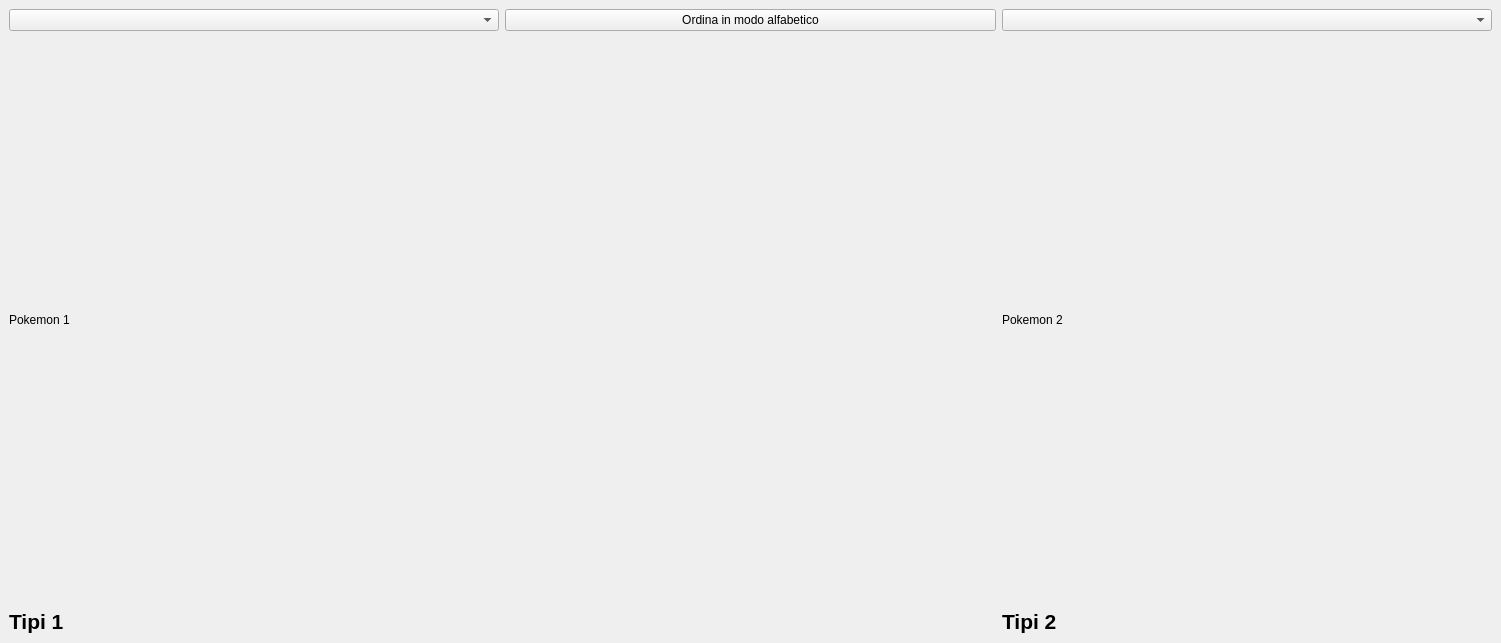
<?xml version="1.0" encoding="UTF-8"?>
<ui version="4.0">
 <class>Confronta</class>
 <widget class="QMainWindow" name="Confronta">
  <property name="geometry">
   <rect>
    <x>0</x>
    <y>0</y>
    <width>1501</width>
    <height>643</height>
   </rect>
  </property>
  <property name="sizePolicy">
   <sizepolicy hsizetype="Preferred" vsizetype="Preferred">
    <horstretch>0</horstretch>
    <verstretch>0</verstretch>
   </sizepolicy>
  </property>
  <property name="windowTitle">
   <string>Pokedex - Confronta</string>
  </property>
  <widget class="QWidget" name="centralwidget">
   <layout class="QVBoxLayout" name="verticalLayout">
    <item>
     <layout class="QGridLayout" name="gridLayout">
      <property name="sizeConstraint">
       <enum>QLayout::SetDefaultConstraint</enum>
      </property>
      <item row="0" column="1">
       <layout class="QVBoxLayout" name="layoutSort">
        <item>
         <widget class="QPushButton" name="ordina">
          <property name="sizePolicy">
           <sizepolicy hsizetype="Preferred" vsizetype="Fixed">
            <horstretch>0</horstretch>
            <verstretch>0</verstretch>
           </sizepolicy>
          </property>
          <property name="text">
           <string>Ordina in modo alfabetico</string>
          </property>
         </widget>
        </item>
       </layout>
      </item>
      <item row="1" column="1">
       <layout class="QVBoxLayout" name="layoutGraph"/>
      </item>
      <item row="0" column="0" rowspan="2">
       <layout class="QVBoxLayout" name="layoutPk1">
        <property name="sizeConstraint">
         <enum>QLayout::SetDefaultConstraint</enum>
        </property>
        <item>
         <widget class="QComboBox" name="listaPk1"/>
        </item>
        <item>
         <widget class="QLabel" name="imgPk1">
          <property name="sizePolicy">
           <sizepolicy hsizetype="Preferred" vsizetype="Preferred">
            <horstretch>0</horstretch>
            <verstretch>0</verstretch>
           </sizepolicy>
          </property>
          <property name="text">
           <string>Pokemon 1</string>
          </property>
         </widget>
        </item>
        <item>
         <widget class="QLabel" name="tipoPk1">
          <property name="sizePolicy">
           <sizepolicy hsizetype="Preferred" vsizetype="Fixed">
            <horstretch>0</horstretch>
            <verstretch>0</verstretch>
           </sizepolicy>
          </property>
          <property name="font">
           <font>
            <pointsize>16</pointsize>
            <bold>true</bold>
           </font>
          </property>
          <property name="layoutDirection">
           <enum>Qt::LeftToRight</enum>
          </property>
          <property name="text">
           <string>Tipi 1</string>
          </property>
         </widget>
        </item>
       </layout>
      </item>
      <item row="0" column="2" rowspan="2">
       <layout class="QVBoxLayout" name="layoutPk2">
        <property name="sizeConstraint">
         <enum>QLayout::SetDefaultConstraint</enum>
        </property>
        <item>
         <widget class="QComboBox" name="listaPk2"/>
        </item>
        <item>
         <widget class="QLabel" name="imgPk2">
          <property name="sizePolicy">
           <sizepolicy hsizetype="Preferred" vsizetype="Preferred">
            <horstretch>0</horstretch>
            <verstretch>0</verstretch>
           </sizepolicy>
          </property>
          <property name="text">
           <string>Pokemon 2</string>
          </property>
         </widget>
        </item>
        <item>
         <widget class="QLabel" name="tipoPk2">
          <property name="sizePolicy">
           <sizepolicy hsizetype="Ignored" vsizetype="Fixed">
            <horstretch>0</horstretch>
            <verstretch>0</verstretch>
           </sizepolicy>
          </property>
          <property name="font">
           <font>
            <pointsize>16</pointsize>
            <bold>true</bold>
           </font>
          </property>
          <property name="text">
           <string>Tipi 2</string>
          </property>
         </widget>
        </item>
       </layout>
      </item>
     </layout>
    </item>
   </layout>
  </widget>
 </widget>
 <resources/>
 <connections/>
</ui>
